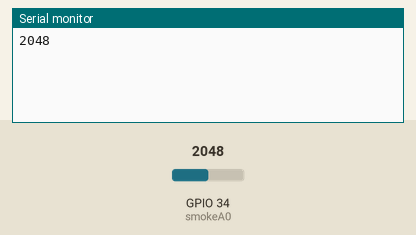
Recording of a sketch running on a simulated ESP32. Parts: the last lines printed to the serial monitor. The test bench sets the inputs (shaded band); at power-on: GPIO 34 (smokeA0) = 2048. WiFi joins after 1.5 s; servers stay silent unless stated.

Above: at 3.0 s.
3.1 s: GPIO 34 (smokeA0) set to 1150
At 4.4 s:
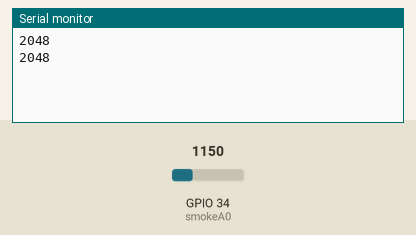
4.6 s: GPIO 34 (smokeA0) set to 1073
At 7.6 s:
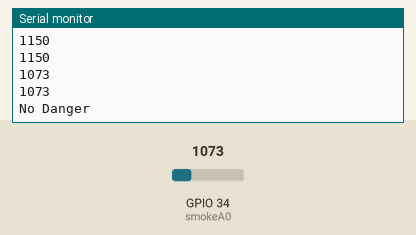
Timing chart, 0 to 9.1 s (numbered marks = the images above; inputs shaded):
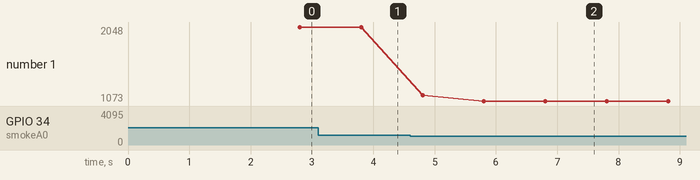

Measured:
- the behaviour switches between 1101 and 1100 on GPIO 34 (smokeA0) (found by bisection; images 1 and 2)
- after the input at 4.6 s, the serial monitor: prints a new line after 1.2 s (image 2)
- plotted number 1: 2048 → 1073 after the input at 4.6 s

The sketch:

ForestFire.ino
```cpp
#define BLYNK_TEMPLATE_ID "TMPL3I7C7S4Kx"
#define BLYNK_TEMPLATE_NAME "ForestFire"
#define BLYNK_AUTH_TOKEN "cfISm3U9LuVq4q16Sz4PTi1BqMSC66aM"

#include <WiFi.h>
#include <WiFiClient.h>
#include <BlynkSimpleEsp32.h>

char auth[] = BLYNK_AUTH_TOKEN;
char ssid[] = "vivo 1983";
char pass[] = "12345678";

BlynkTimer timer;

const int smokeA0 = 34; // Pin for smoke sensor
int sensorThres = 100;
int data;

void sendSensor() {
  Blynk.virtualWrite(V0, data);

  if (data > 1100) {
    Blynk.logEvent("fire_detected", "Fire Detected");
    Serial.println(data);
  } else {
    Serial.println("No Danger");
  }
}

void setup() {
  Serial.begin(9600);
  Blynk.begin(auth, ssid, pass);
  pinMode(smokeA0, INPUT);
  timer.setInterval(2500L, sendSensor);
}

void loop() {
  data = analogRead(smokeA0);
  delay(1000);
  Serial.println(data);

  Blynk.run();
  timer.run();
}
```
